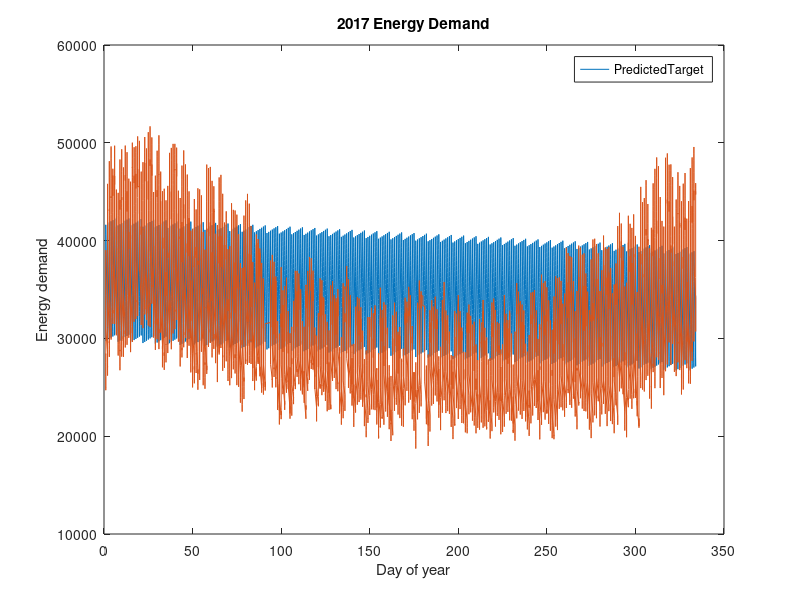

The MATLAB script that drew this image:
% Load the relevant data.
optimisationResults = load("optimization-results.txt");
validationResults   = load("validation-output.txt");
validationData      = load("validation.csv");

% Find the index of the optimal MLP configuration.
[~, index] = min(optimisationResults(:, 4));

% Display the configuration & final error.
fprintf("Optimal MLP hidden layer configuration: (%d, %d, %d). Final error: %.4f.\n", optimisationResults(index, :));

% Plot the input vs output.
figure;
plot(validationData(:, 1), validationResults(:));
hold on;

% Plot the input vs target.
plot(validationData(:, 1), validationData(:, 4));
title("2017 Energy Demand");
xlabel("Day of year");
ylabel("Energy demand");
legend(["Predicted", "Target"]);